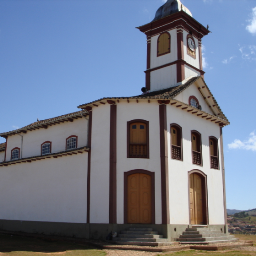
%> input picture trabalho-manipulacaoImagem/8a/serro.bmp, 256 x 256 px
$ octave rbg2YCbCr.m   (GNU Octave 9; MATLAB toolbox functions it lacks are replaced by stand-ins)
%> lines starting %> are read from the running program, lines starting %| are printed output that depends on the picture
clear all;

im = imread('serro.bmp');
%> im is the input picture: size 256x256x3 uint8; mean R, G, B 114.5, 123.1, 141.5
im = im2double(im);
%> im: size 256x256x3 double
R = im(:,:,1);
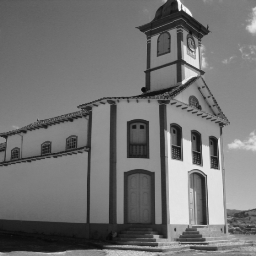
%> R: size 256x256 double; min 0.0275, max 0.996, mean 0.449
G = im(:,:,2);
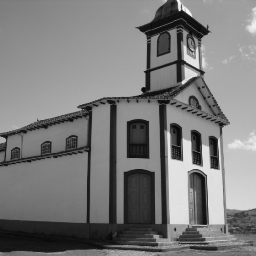
%> G: size 256x256 double; min 0.0275, max 0.992, mean 0.483
B = im(:,:,3);
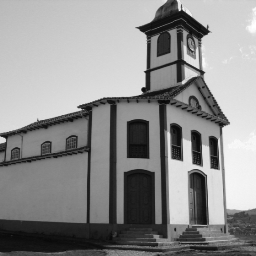
%> B: size 256x256 double; min 0.0314, max 1, mean 0.555

[m,n] = size(R);
%> m = 256; n = 256

T = [65.738 129.057 25.064; -37.945 -74.494 112.439; 112.439 -94.154 -18.285]/256;


for i = 1:m
    for j = 1:n
        X(i,j,1) = 16/256 + T(1,:)*[R(i,j); G(i,j); B(i,j)];
        X(i,j,2) = 128/256 + T(2,:)*[R(i,j); G(i,j); B(i,j)];
        X(i,j,3) = 128/256 + T(3,:)*[R(i,j); G(i,j); B(i,j)];
    end
end
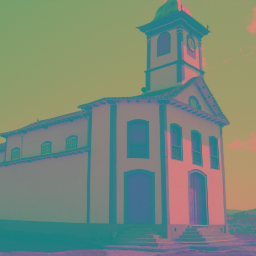
%> X: size 256x256x3 double; mean R, G, B 0.476, 0.537, 0.48

imshow(X);
